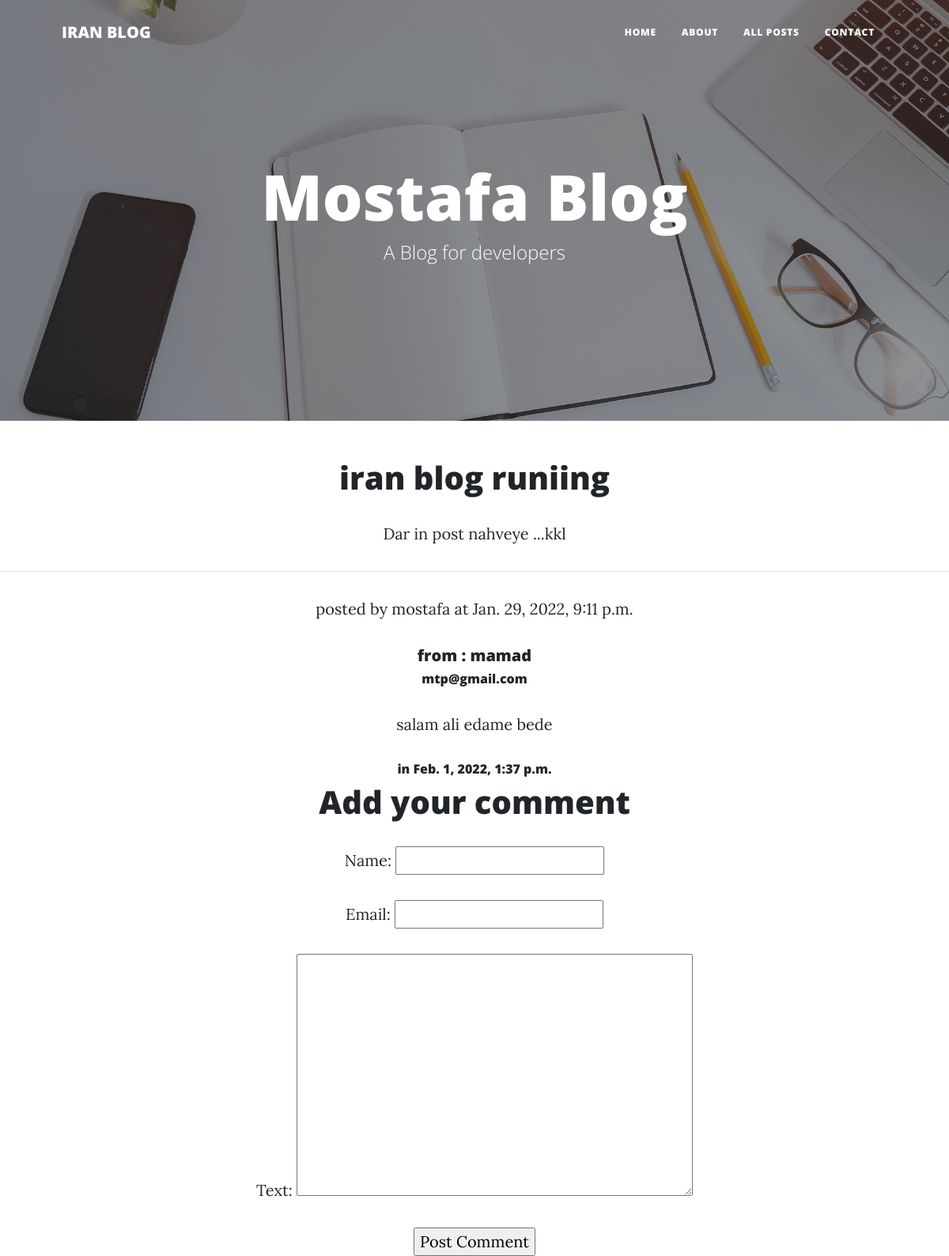
Page /posts/2/ on the committed database.
### weblog/models.py (models this page shows, shortened)
class Post(models.Model):
    text = models.TextField()
    created_at = models.DateTimeField(auto_now_add=True)
    updated_at = models.DateTimeField(auto_now=True)
    title = models.CharField(max_length=100 )
    author = models.ForeignKey(User, on_delete=models.CASCADE)

class Comment (models.Model):
    text = models.TextField()
    created_at = models.DateTimeField(auto_now_add=True)
    name = models.CharField(max_length=20)
    email = models.CharField(max_length=50)
    post = models.ForeignKey(Post, on_delete=models.CASCADE)

### weblog/views.py (the view, shortened to what this page needs)
# urls.py: path('posts/<post_id>/', get_single_post),
def get_single_post(req, post_id):
    post = Post.objects.get(id=post_id)
    if req.method == 'GET':
        post_comments = Comment.objects.filter(post_id=post_id)
        return HttpResponse(render(req, 'single_post.html', context={
            'post': post,
            'comment_form': CommentForm(),
            'post_comments': post_comments,
        }))

### weblog/views.py
class CommentForm(forms.Form):
    name = forms.CharField(max_length=100)
    email = forms.EmailField(max_length=20)
    text = forms.CharField(widget=forms.Textarea)

### templates/single_post.html (shortened to what this page needs)
<!DOCTYPE html>
<html lang="en">
    <head>
        <link href="/static/css/styles.css" rel="stylesheet" />
    </head>
    <body>
        <nav class="navbar navbar-expand-lg navbar-light" id="mainNav">
            <div class="container px-4 px-lg-5">
                <a class="navbar-brand" href="/">IRAN BLOG</a>
                <div class="collapse navbar-collapse" id="navbarResponsive">
                    <ul class="navbar-nav ms-auto py-4 py-lg-0">
                        <li class="nav-item"><a class="nav-link px-lg-3 py-3 py-lg-4" href="/">Home</a></li>
                        <li class="nav-item"><a class="nav-link px-lg-3 py-3 py-lg-4" href="/about">About</a></li>
                        <li class="nav-item"><a class="nav-link px-lg-3 py-3 py-lg-4" href="/posts">All Posts</a></li>
                        <li class="nav-item"><a class="nav-link px-lg-3 py-3 py-lg-4" href="/contact">Contact</a></li>
                    </ul>
                </div>
            </div>
        </nav>
        <header class="masthead" style="background-image: url('/static/assets/img/home-bg.jpg')">
            <div class="container position-relative px-4 px-lg-5">
                <div class="row gx-4 gx-lg-5 justify-content-center">
                    <div class="col-md-10 col-lg-8 col-xl-7">
                        <div class="site-heading">
                            <h1>Mostafa Blog</h1>
                            <span class="subheading">A Blog for developers</span>
                        </div>
                    </div>
                </div>
            </div>
        </header>
 <div style="text-align: center">
<h1>{{ post.title }}</h1>
<p>{{ post.text }}</p>
<hr/>
<p>posted by {{ post.author.username }} at {{ post.created_at }}</p>
    {% for post_comment in post_comments %}
       <h5> from : {{ post_comment.name }} </h5>
        <h6>{{ post_comment.email }}</h6>
       <p> {{ post_comment.text }}</p>
       <h6>in {{post_comment.created_at }}</h6>
    {% endfor %}
<h1>Add your comment</h1>
<form action="" method="post">
    {{ comment_form.as_p }}
    <input type="submit" value="Post Comment" />
</form>
</div>
    </body>
</html>

### rows in the picture
Post: title "iran blog runiing", text "Dar in post nahveye ...kkl", author.username "mostafa", created_at "Jan. 29, 2022, 9:11 p.m."
Comment: name "mamad", email "mtp@gmail.com", text "salam ali edame bede", created_at "Feb. 1, 2022, 1:37 p.m."
